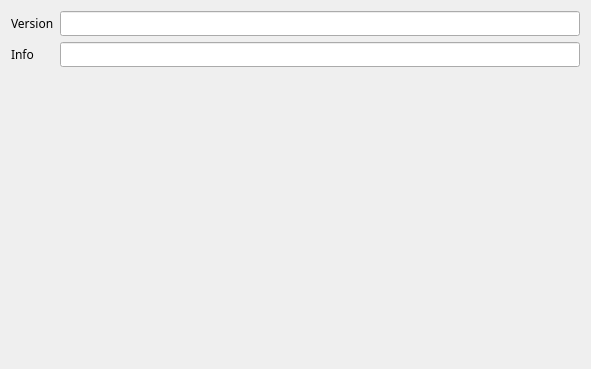
<?xml version="1.0" encoding="UTF-8"?>
<ui version="4.0">
 <class>VSCStorVersion</class>
 <widget class="QWidget" name="VSCStorVersion">
  <property name="geometry">
   <rect>
    <x>0</x>
    <y>0</y>
    <width>591</width>
    <height>369</height>
   </rect>
  </property>
  <property name="font">
   <font>
    <family>나눔스퀘어_ac</family>
   </font>
  </property>
  <property name="windowTitle">
   <string>Master Hard Disk Selecting</string>
  </property>
  <property name="windowIcon">
   <iconset>
    <normaloff>:/logo/resources/vscsmall.jpg</normaloff>:/logo/resources/vscsmall.jpg</iconset>
  </property>
  <layout class="QVBoxLayout" name="verticalLayout">
   <item>
    <layout class="QGridLayout" name="gridLayout">
     <item row="0" column="1">
      <widget class="QLineEdit" name="ver">
       <property name="readOnly">
        <bool>true</bool>
       </property>
      </widget>
     </item>
     <item row="0" column="0">
      <widget class="QLabel" name="label">
       <property name="text">
        <string>Version</string>
       </property>
      </widget>
     </item>
     <item row="1" column="0">
      <widget class="QLabel" name="label_2">
       <property name="text">
        <string>Info</string>
       </property>
      </widget>
     </item>
     <item row="1" column="1">
      <widget class="QLineEdit" name="info">
       <property name="maximumSize">
        <size>
         <width>16777215</width>
         <height>16777215</height>
        </size>
       </property>
       <property name="readOnly">
        <bool>true</bool>
       </property>
      </widget>
     </item>
    </layout>
   </item>
   <item>
    <spacer name="verticalSpacer">
     <property name="orientation">
      <enum>Qt::Vertical</enum>
     </property>
     <property name="sizeHint" stdset="0">
      <size>
       <width>20</width>
       <height>40</height>
      </size>
     </property>
    </spacer>
   </item>
  </layout>
 </widget>
 <resources>
  <include location="../../../main/vscmainwindows.qrc"/>
 </resources>
 <connections/>
</ui>
